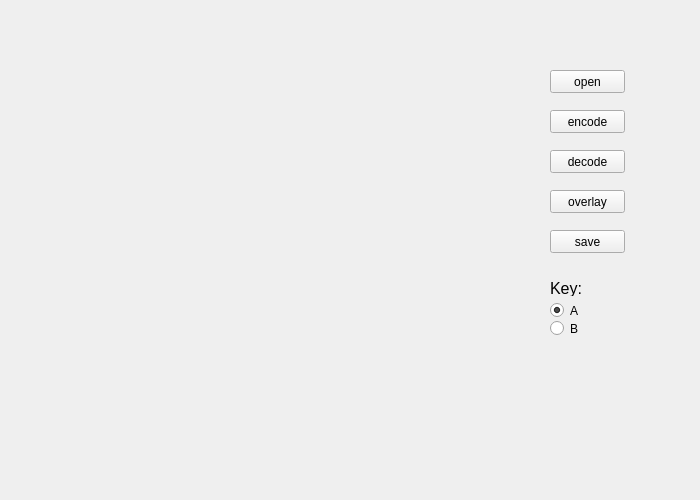
<?xml version="1.0" encoding="UTF-8"?>
<ui version="4.0">
 <class>Form</class>
 <widget class="QWidget" name="Form">
  <property name="geometry">
   <rect>
    <x>0</x>
    <y>0</y>
    <width>700</width>
    <height>500</height>
   </rect>
  </property>
  <property name="windowTitle">
   <string>Form</string>
  </property>
  <widget class="QPushButton" name="pushButton">
   <property name="geometry">
    <rect>
     <x>550</x>
     <y>70</y>
     <width>75</width>
     <height>23</height>
    </rect>
   </property>
   <property name="text">
    <string>open</string>
   </property>
  </widget>
  <widget class="QPushButton" name="pushButton_2">
   <property name="geometry">
    <rect>
     <x>550</x>
     <y>110</y>
     <width>75</width>
     <height>23</height>
    </rect>
   </property>
   <property name="text">
    <string>encode</string>
   </property>
  </widget>
  <widget class="QRadioButton" name="radioButton">
   <property name="geometry">
    <rect>
     <x>550</x>
     <y>300</y>
     <width>82</width>
     <height>21</height>
    </rect>
   </property>
   <property name="text">
    <string>A</string>
   </property>
   <property name="checked">
    <bool>true</bool>
   </property>
  </widget>
  <widget class="QRadioButton" name="radioButton_2">
   <property name="geometry">
    <rect>
     <x>550</x>
     <y>320</y>
     <width>82</width>
     <height>17</height>
    </rect>
   </property>
   <property name="text">
    <string>B</string>
   </property>
  </widget>
  <widget class="QPushButton" name="pushButton_3">
   <property name="geometry">
    <rect>
     <x>550</x>
     <y>150</y>
     <width>75</width>
     <height>23</height>
    </rect>
   </property>
   <property name="text">
    <string>decode</string>
   </property>
  </widget>
  <widget class="QPushButton" name="pushButton_4">
   <property name="geometry">
    <rect>
     <x>550</x>
     <y>190</y>
     <width>75</width>
     <height>23</height>
    </rect>
   </property>
   <property name="text">
    <string>overlay</string>
   </property>
  </widget>
  <widget class="QPushButton" name="pushButton_5">
   <property name="geometry">
    <rect>
     <x>550</x>
     <y>230</y>
     <width>75</width>
     <height>23</height>
    </rect>
   </property>
   <property name="text">
    <string>save</string>
   </property>
  </widget>
  <widget class="QLabel" name="label">
   <property name="geometry">
    <rect>
     <x>550</x>
     <y>280</y>
     <width>47</width>
     <height>16</height>
    </rect>
   </property>
   <property name="font">
    <font>
     <pointsize>12</pointsize>
    </font>
   </property>
   <property name="text">
    <string>Key:</string>
   </property>
  </widget>
 </widget>
 <resources/>
 <connections/>
</ui>
